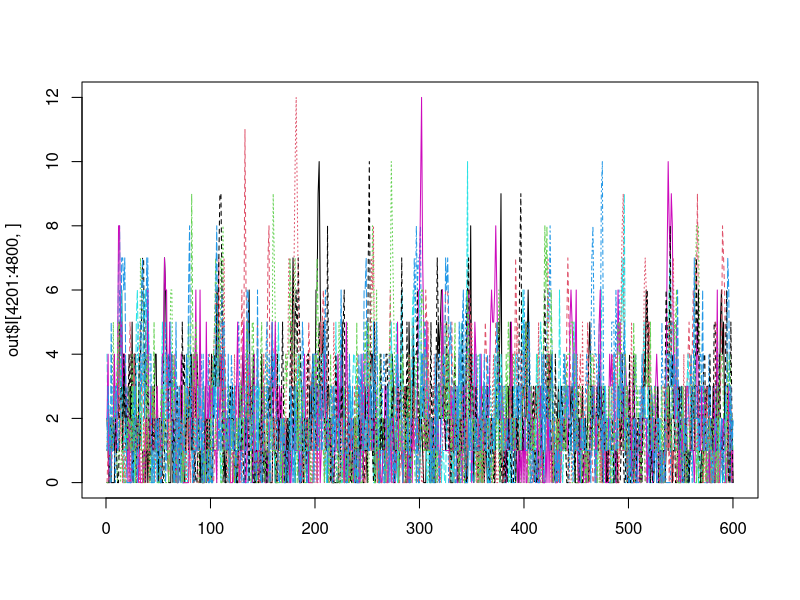

Recreate this plot in R.
# 
#' SIR_step
#'
#' @param S the susceptible class
#' @param I the infected class
#' @param births number of births per time period
#' @param migration positive integer number of migrations 
#' @param mortality_rate the number of natural deaths
#' @param run_type the dynamic way to run the function
#' @param browse if true, the browser will be opened for debugging purposes
#' @param beta 
#'
#' @return a list with the current state of the system
#' @export 
#'
#' @examples SIR_step(S = 1000, I = 1, beta = 0.012, births = 20, migration = 20, 
#' mortality_rate = 0.2,run_type = 'det')
#' 
SIR_step <- function(S, I, beta, births, migration, mortality_rate, run_type = "det", browse = F) {
  
  if (browse) browser()
  
  switch(run_type,
    "det" = {
      It <- min(S, beta * S * I^.95) + migration
    },
    "stoc" = {
      It <- rbinom(1, S, 1 - exp(-beta * I^.95)) + rpois(1, migration)
    }
  )
  St <- S + births - It - mortality_rate * S
  return(list(S = St, I = It))
}


#' Title
#'
#' @param S0 
#' @param I0 
#' @param beta 
#' @param years 
#' @param births 
#' @param migration 
#' @param mortality_rate 
#'
#' @return
#' @export
#'
#' @examples SIR_run(S0 = 1000, I0 = 1, beta = 0.012, years = 1, births = 20, migration = 20, mortality_rate = 0.1)
SIR_run <- function(S0, I0, beta, years, births, migration, mortality_rate) {
  
  # beta is specified as a vector of values for each "biweek",
  beta <- rep(beta, years)
  Susc <- S0
  Infect <- I0
  timesteps <- 26 * years
  for (time in 1:timesteps) {
    out <- SIR_step(Susc[time], Infect[time], beta[time], births, migration, mortality_rate)
    Susc <- c(Susc, out$S)
    Infect <- c(Infect, out$I)
    # cat(out$I,".\n")
    if (!is.finite(out$I)) {
      break
    }
    # if(out$I==0){break}
  }
  # browser()
  return(list(S = Susc, I = Infect))
}

# beta<-source("/Users/mattferrari/Documents/Current Projects/MSF Measles/Measles_Dynamics_ms/Seasonality/MCMC(new)/niamey/niamey_beta.q")$value


SIRstep <- function(S, I, beta, births, migration, mortalityrate) {
  # browser()
  It <- rbinom(1, S, 1 - exp(-beta * I^.95)) + rpois(1, migration) + rpois(1, 1) # migration + extra random introduction external to metapop
  # It<-min(S,S*(1-exp(-beta*I^.95)))+migration
  St <- S - It - floor(mortalityrate * S) + floor(births)
  return(list(S = St, I = It))
}

SIRmeta <- function(S.init, I.init, beta, coupling, scaling, timesteps, births, mortalityrate) {
  Npatches <- length(S.init)
  Susc <- matrix(S.init, nrow = 1)
  Infect <- matrix(I.init, nrow = 1)
  beta.max <- max(beta)
  beta <- beta / beta.max
  beta <- beta^matrix(scaling, nrow = dim(beta)[1], ncol = Npatches, byrow = T)
  beta <- beta.max * beta
  for (i in 2:timesteps) {
    # browser()
    Susc.tmp <- numeric(0)
    Infect.tmp <- numeric(0)
    for (j in 1:Npatches) {
      tmp <- ceiling(24 + 24 * (i / 24 - ceiling(i / 24)))
      beta.i <- runif(1, beta[tmp, j] * .75, beta[tmp, j] * 1.25)
      # browser()
      I.ext <- sum(Infect[i - 1, -j])
      migr <- ifelse(I.ext > 0, min(10, rpois(1, coupling[j, -j] * I.ext)), 0)
      migr <- ifelse(runif(1) > .9,  migr,  0)
      # browser()
      out.tmp <- SIRstep(Susc[i - 1, j], Infect[i - 1, j], beta.i, births[j], mortalityrate[j], migration = migr)
      Susc.tmp <- c(Susc.tmp, out.tmp$S)
      Infect.tmp <- c(Infect.tmp, out.tmp$I)
      cat(i, "-", j, ".\n")
    }
    Susc <- rbind(Susc, Susc.tmp)
    Infect <- rbind(Infect, Infect.tmp)
    # browser()
    if (sum(Infect.tmp) == 0) {
      break
    }
  }
  return(list(S = Susc, I = Infect))
}


n.patches <- 10

N.init <- 1e7 + rpois(n.patches, 100)
ppn_atrisk <- .4
ppn_vacc <- .95
S.init <- floor(N.init * ppn_atrisk * (1 - ppn_vacc))
############################################
# Birth and death rate based on CIA factbook values
#
b_rate <- rep(0.3 * 0.88 * (50.73 / 24) * (N.init / 1000), n.patches) # vaccinated births
m_rate <- rep((20.91 / 24) / 1000, n.patches)

############################################
# beta <- rep(1e-5,24)
beta <- rep(c(.5e-5, 1e-5, 1.5e-5, 1.5e-5, 1e-5, .5e-5), each = 4) * .007 # seasonal transmission rate
beta.sim <- matrix(smooth.spline(beta)$y, nrow = 24, ncol = n.patches, byrow = F) # make transmission rate smooth, apply to all locations

I.init <- 100 + rpois(n.patches, 3)
years <- 200
Tmax <- 24 * years
coupling <- matrix(0.01, n.patches, n.patches)

out <- SIRmeta(S.init, I.init, beta = beta.sim, coupling = coupling, scaling = 1, timesteps = 24 * years, births = b_rate, mortalityrate = m_rate)
# plot(out$I[4201:4800],type="l")
matplot(out$I[4201:4800, ], type = "l")
